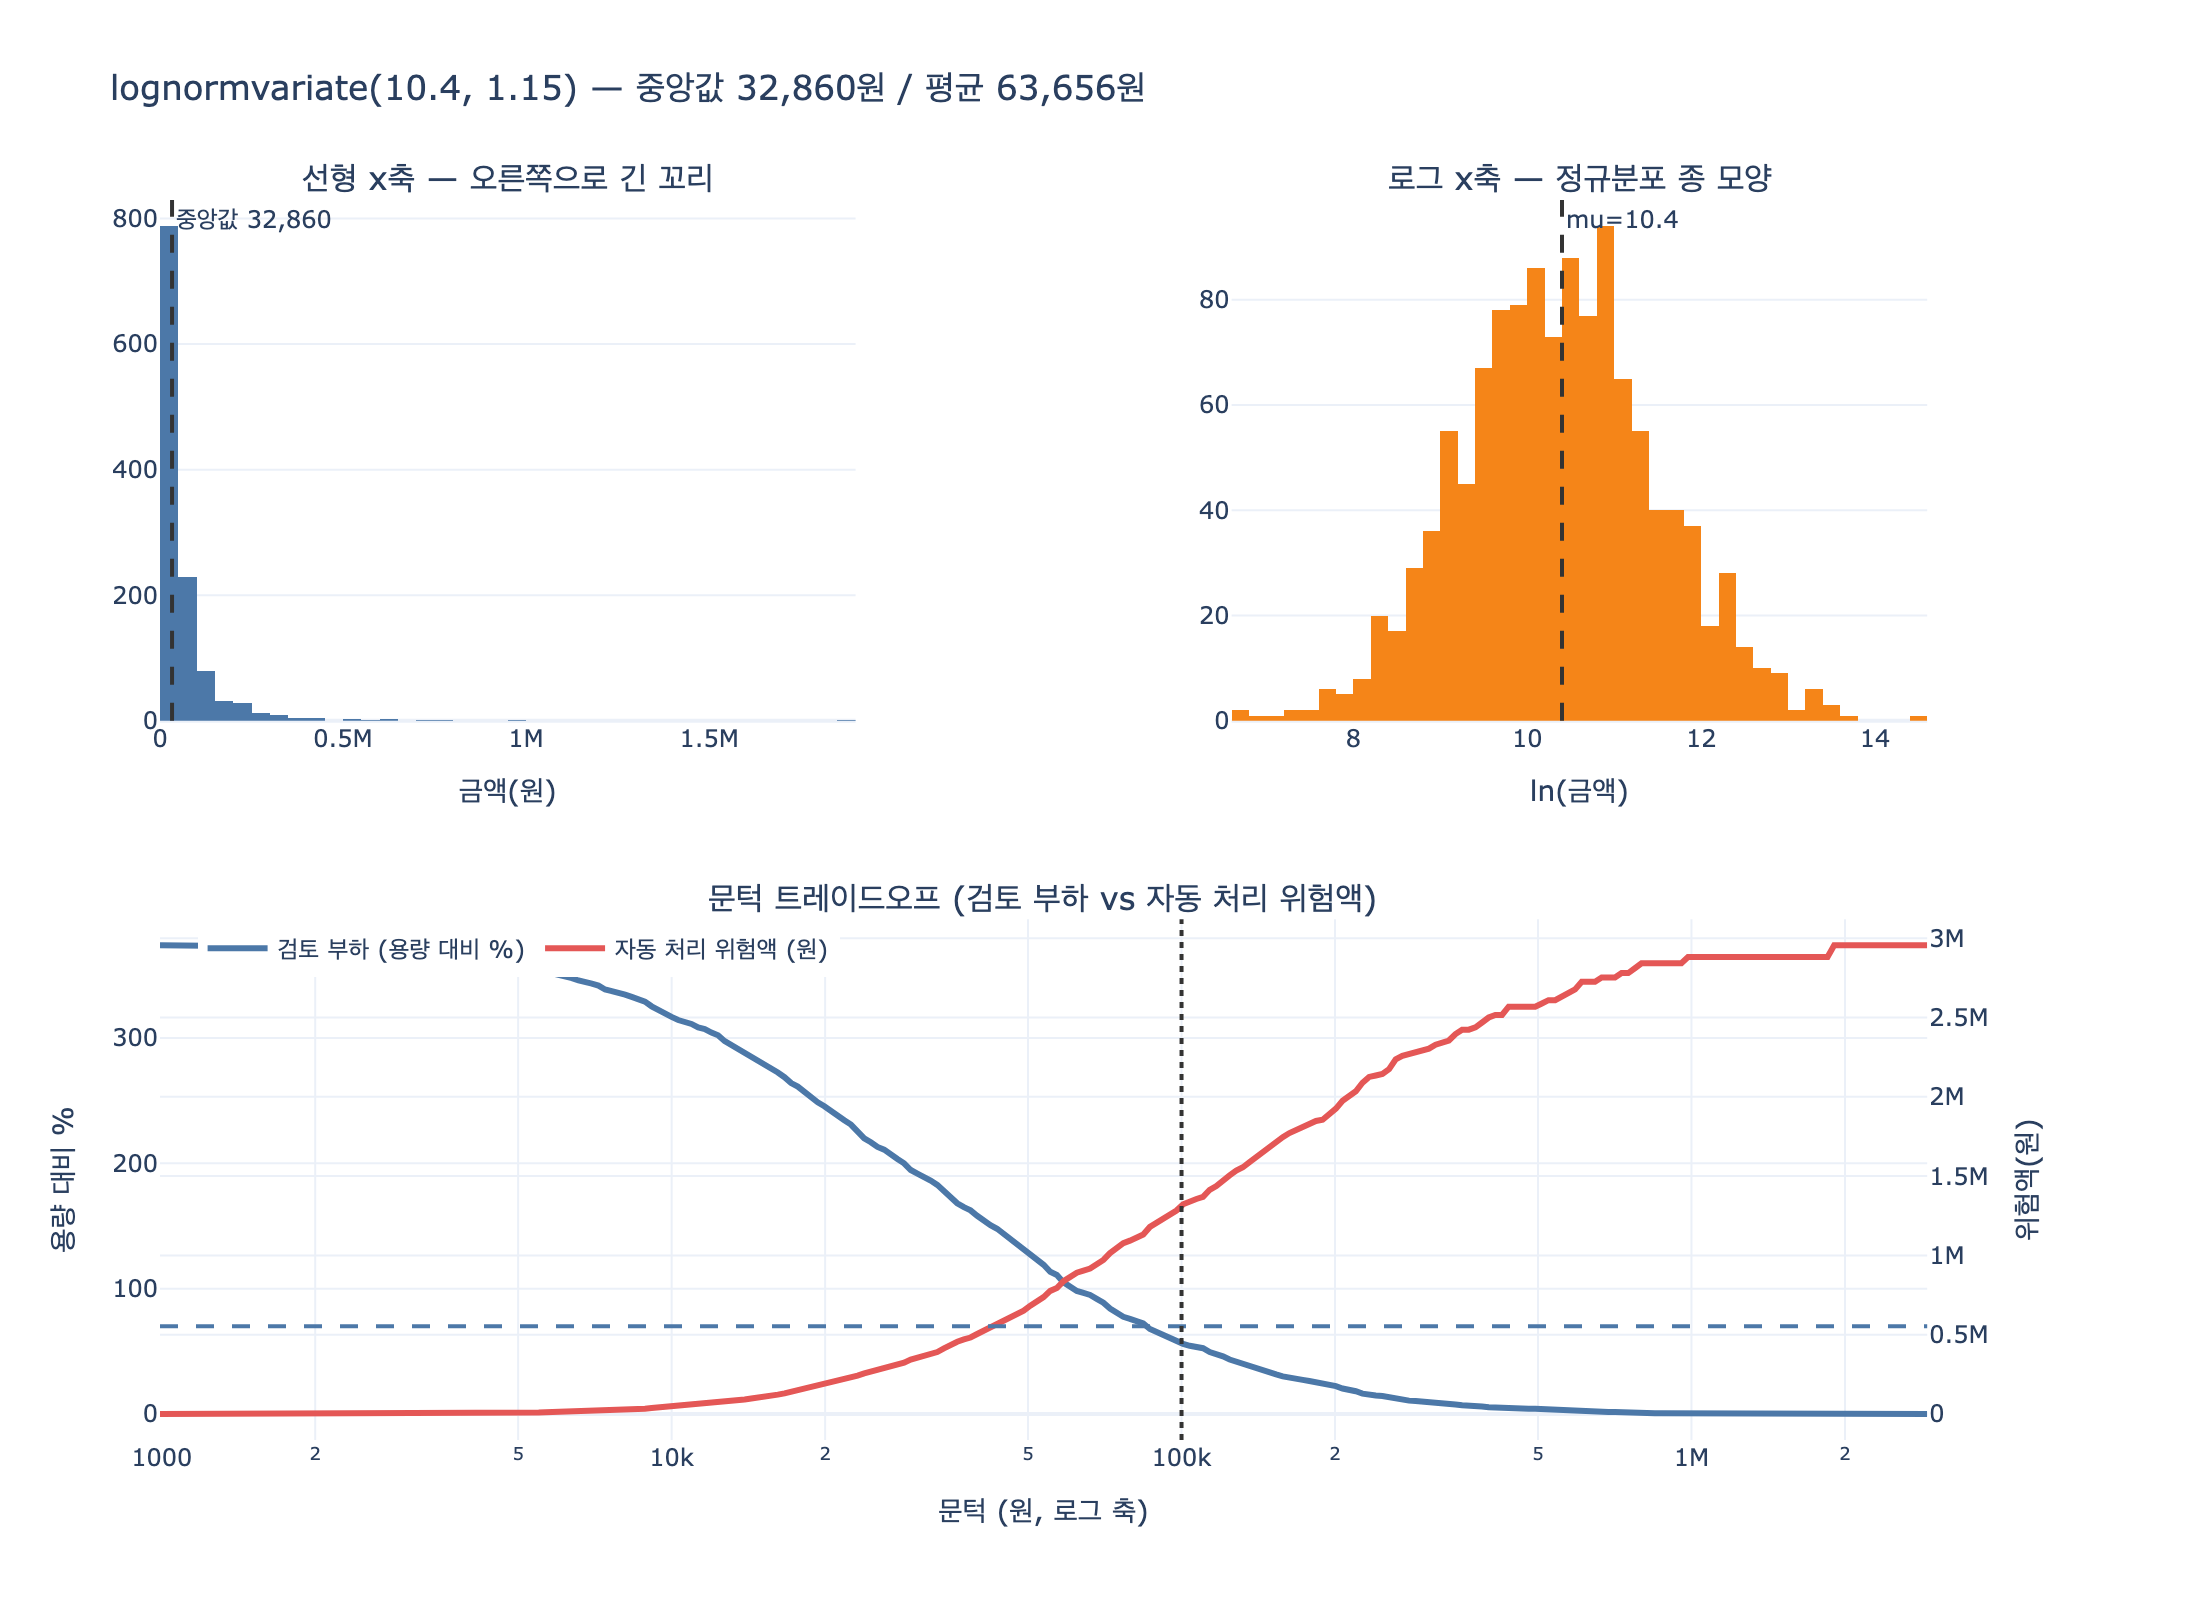

Write the Python code that produced this figure.
# 필요 패키지: plotly, kaleido  (pip install plotly kaleido)
# 표준 라이브러리만으로도 통계 계산 부분은 동작한다. 시각화 셀만 plotly가 필요하다.

# %% [markdown]
# # `lognormvariate(10.4, 1.15)` 뜯어보기
#
# `ex3_gate_policy.py`는 하루치 환불 요청 금액을 **로그정규분포**로 만든다.
#
# ```python
# def day(seed=7, n=1200):
#     rng = random.Random(seed)
#     return [int(rng.lognormvariate(10.4, 1.15)) for _ in range(n)]
# ```
#
# $X = e^{Z}$, $Z \sim \mathcal{N}(\mu, \sigma^2)$, $\mu = 10.4$, $\sigma = 1.15$.
#
# 이 노트북은 네 단계로 확인한다.
#
# 1. 표본 생성 (시드 고정)
# 2. 히스토그램 — 선형 x축 vs 로그 x축
# 3. 이론값(중앙값 $e^{\mu}$, 평균 $e^{\mu+\sigma^2/2}$)과 표본 통계 비교
# 4. 문턱별 초과 비율(생존함수) — "10만 원 문턱이면 몇 %가 사람에게 가는가"

# %%
import math
import random
import statistics
from pathlib import Path

import plotly.graph_objects as go
from plotly.subplots import make_subplots


def _show(fig):
    try:
        from IPython import get_ipython

        if get_ipython() is not None:
            fig.show()
    except ImportError:
        pass


MU = 10.4
SIGMA = 1.15
HERE = Path(__file__).parent if "__file__" in globals() else Path.cwd()
print(f"mu={MU}, sigma={SIGMA}")
# 출력: mu=10.4, sigma=1.15

# %% [markdown]
# ## 1. 표본 생성 — 원본 코드 그대로
#
# `random.Random(7)`로 시드를 고정하므로 누가 몇 번을 돌려도 같은 표가 나온다.
# 정책 문서에 실릴 숫자는 재현 가능해야 한다.

# %%
def day(seed=7, n=1200):
    """하루치 환불 요청. 금액은 소액이 많고 고액이 드물다."""
    rng = random.Random(seed)
    return [int(rng.lognormvariate(MU, SIGMA)) for _ in range(n)]


amounts = day()
print(f"건수      : {len(amounts):,}")
print(f"합계      : {sum(amounts):,}원")
print(f"최소 / 최대: {min(amounts):,}원 / {max(amounts):,}원")
print(f"앞 10건    : {[f'{a:,}' for a in amounts[:10]]}")
# 출력: 건수      : 1,200
# 출력: 합계      : 73,893,625원
# 출력: 최소 / 최대: 802원 / 1,863,427원
# 출력: 앞 10건    : ['21,822', '45,298', '36,739', '5,595', '6,560',
#                     '13,904', '12,638', '42,282', '88,922', '14,830']

# %% [markdown]
# 최소 802원, 최대 186만 원. **2,300배** 차이다.
# 정규분포에서는 절대 나올 수 없는 폭이고, 바로 이 폭 때문에
# "문턱을 어디에 둘 것인가"가 의미 있는 질문이 된다.

# %% [markdown]
# ## 2. 히스토그램 — 선형 x축 vs 로그 x축
#
# 같은 데이터를 두 가지 축으로 본다.
#
# - **선형 축**: 왼쪽에 벽처럼 몰리고 오른쪽으로 꼬리가 길게 늘어진다 (우편향).
# - **로그 축**: $\log X \sim \mathcal{N}(\mu, \sigma^2)$이므로 **종 모양**으로 펴진다.
#
# 로그 축에서 종 모양이 나오면 "이 데이터는 로그정규분포다"의 눈으로 하는 검사가 된다.

# %%
log_amounts = [math.log(a) for a in amounts]

fig_hist = make_subplots(
    rows=1,
    cols=2,
    subplot_titles=("선형 x축 — 오른쪽 꼬리", "로그 x축 — 종 모양"),
)
fig_hist.add_trace(
    go.Histogram(x=amounts, nbinsx=80, name="금액", marker_color="#4C78A8"),
    row=1,
    col=1,
)
fig_hist.add_trace(
    go.Histogram(x=log_amounts, nbinsx=50, name="ln(금액)", marker_color="#F58518"),
    row=1,
    col=2,
)
fig_hist.add_vline(
    x=MU, line_dash="dash", line_color="#333",
    annotation_text=f"mu={MU}", row=1, col=2,
)
fig_hist.update_xaxes(title_text="금액(원)", row=1, col=1)
fig_hist.update_xaxes(title_text="ln(금액)", row=1, col=2)
fig_hist.update_layout(
    title_text="lognormvariate(10.4, 1.15) 표본 1,200건",
    showlegend=False,
    height=420,
    template="plotly_white",
)
_show(fig_hist)
print("선형축 히스토그램: 왼쪽 벽 + 긴 오른쪽 꼬리 / 로그축: 대칭 종 모양")
# 출력: 선형축 히스토그램: 왼쪽 벽 + 긴 오른쪽 꼬리 / 로그축: 대칭 종 모양

# %% [markdown]
# ## 3. 이론값 vs 표본 통계
#
# | 통계량 | 공식 |
# |---|---|
# | 최빈값 | $e^{\mu - \sigma^2}$ |
# | 중앙값 | $e^{\mu}$ |
# | 평균 | $e^{\mu + \sigma^2/2}$ |
# | 표준편차 | $e^{\mu+\sigma^2/2}\sqrt{e^{\sigma^2}-1}$ |
#
# 평균이 **$e^{\mu}$가 아니라** $e^{\mu+\sigma^2/2}$라는 점이 핵심이다.
# 지수함수가 볼록해서 $E[e^Z] > e^{E[Z]}$ (옌센 부등식)가 되기 때문이다.

# %%
mode_t = math.exp(MU - SIGMA**2)
median_t = math.exp(MU)
mean_t = math.exp(MU + SIGMA**2 / 2)
sd_t = mean_t * math.sqrt(math.exp(SIGMA**2) - 1)

mean_s = statistics.mean(amounts)
median_s = statistics.median(amounts)
sd_s = statistics.stdev(amounts)

print(f"{'통계량':<10}{'이론값':>14}{'표본값':>14}")
print("-" * 38)
print(f"{'최빈값':<10}{mode_t:>14,.0f}{'-':>14}")
print(f"{'중앙값':<10}{median_t:>14,.0f}{median_s:>14,.0f}")
print(f"{'평균':<10}{mean_t:>14,.0f}{mean_s:>14,.0f}")
print(f"{'표준편차':<10}{sd_t:>14,.0f}{sd_s:>14,.0f}")
print(f"\n평균 / 중앙값 = {mean_t / median_t:.2f}배  ← 우편향의 지문")
# 출력: 통계량                  이론값           표본값
# 출력: --------------------------------------
# 출력: 최빈값                8,756             -
# 출력: 중앙값               32,860        31,966
# 출력: 평균                 63,656        61,578
# 출력: 표준편차            105,615       103,311
# 출력:
# 출력: 평균 / 중앙값 = 1.94배  ← 우편향의 지문

# %% [markdown]
# **최빈값 8.8천 < 중앙값 3.3만 < 평균 6.4만.**
#
# "평균 환불 금액 6.4만 원"이라는 요약만 보고 문턱을 6만 원에 두면
# 절반쯤 걸릴 것 같지만, 실제로는 **약 30%**만 걸린다.
# 평균은 소수의 고액 건이 끌어올린 값이다.

# %% [markdown]
# ### 분위수
#
# $p$ 분위수는 정규분포표만 있으면 손으로도 나온다.
#
# $$x_p = e^{\mu + \sigma z_p}, \qquad z_p = \Phi^{-1}(p)$$

# %%
ND = statistics.NormalDist()
print(f"{'분위수':>8}{'z_p':>9}{'이론값(원)':>14}{'표본값(원)':>14}")
print("-" * 45)
srt = sorted(amounts)
for p in (0.01, 0.10, 0.25, 0.50, 0.75, 0.90, 0.99):
    z = ND.inv_cdf(p)
    theory = math.exp(MU + SIGMA * z)
    sample = srt[min(int(p * len(srt)), len(srt) - 1)]
    print(f"{p:>8.0%}{z:>9.3f}{theory:>14,.0f}{sample:>14,.0f}")
# 출력:      분위수      z_p        이론값(원)        표본값(원)
# 출력: ---------------------------------------------
# 출력:       1%   -2.326         2,264         2,314
# 출력:      10%   -1.282         7,527         7,758
# 출력:      25%   -0.674        15,129        15,010
# 출력:      50%    0.000        32,860        31,981
# 출력:      75%    0.674        71,372        67,576
# 출력:      90%    1.282       143,456       138,920
# 출력:      99%    2.326       477,013       523,825

# %% [markdown]
# ## 4. 문턱별 초과 비율 — 생존함수
#
# 승인 관문의 실전 질문은 하나다.
#
# > 문턱을 $t$에 두면 하루 1,200건 중 몇 건이 사람에게 가는가?
#
# $$P(X \ge t) = 1 - \Phi\!\left(\frac{\ln t - \mu}{\sigma}\right)$$
#
# 그리고 `ex3_gate_policy.py`의 용량 설정은:
# 검토 3분 × 담당자 2명 × 480분 ⇒ **하루 320건 / 960분**.
# 규칙은 "검토 부하가 용량의 70%를 넘지 않는 문턱 중 가장 낮은 것".

# %%
REVIEW_MINUTES = 3
REVIEWERS = 2
WORK_MINUTES = 8 * 60
ERROR_RATE = 0.04
CAPACITY = REVIEWERS * WORK_MINUTES  # 960분


def survival(t):
    if t <= 0:
        return 1.0
    return 1.0 - ND.cdf((math.log(t) - MU) / SIGMA)


THRESHOLDS = [0, 50_000, 100_000, 300_000, 1_000_000, 10**9]
rows = []
print(f"{'문턱':>12}{'이론 초과율':>12}{'사람이 볼 건수':>14}"
      f"{'검토 시간':>11}{'용량 대비':>10}{'자동 위험액':>14}")
print("-" * 75)
for t in THRESHOLDS:
    reviewed = [a for a in amounts if a >= t]
    auto = [a for a in amounts if a < t]
    load = len(reviewed) * REVIEW_MINUTES
    risk = sum(auto) * ERROR_RATE
    ratio = load / CAPACITY
    label = "전부 사람" if t == 0 else ("전부 자동" if t == 10**9 else f"{t:,}원")
    rows.append((label, t, len(reviewed), ratio, risk))
    print(f"{label:>12}{survival(t):>12.2%}{len(reviewed):>14}"
          f"{load:>10}분{ratio:>10.0%}{risk:>13,.0f}원")
# 출력:           문턱      이론 초과율      사람이 볼 건수      검토 시간     용량 대비        자동 위험액
# 출력: ---------------------------------------------------------------------------
# 출력:        전부 사람     100.00%          1200      3600분      375%            0원
# 출력:      50,000원      35.75%           412      1236분      129%      672,804원
# 출력:     100,000원      16.66%           183       549분       57%    1,306,610원
# 출력:     300,000원       2.72%            32        96분       10%    2,291,931원
# 출력:   1,000,000원       0.15%             1         3분        0%    2,881,208원
# 출력:        전부 자동       0.00%             0         0분        0%    2,955,745원

# %% [markdown]
# 이론 초과율과 표본 건수가 잘 맞는다 (10만 원: 이론 16.66% → 200건 기대, 표본 183건).
#
# **결론**: 70% 기준을 만족하는 가장 낮은 문턱은 **10만 원**(용량의 57%)이다.
# 5만 원은 129%로 초과 — 밀린 건이 쌓이고, 담당자가 대충 보기 시작하고,
# 결국 "전부 자동"과 같아진다. 사람을 갈아 넣고 효과는 0인 상태.

# %%
# 문턱을 연속적으로 훑으며 "용량 대비 부하"와 "자동 처리 위험액"의 트레이드오프를 그린다.
grid = [math.exp(x / 100) for x in range(int(100 * math.log(1000)),
                                          int(100 * math.log(3_000_000)), 3)]
load_pct, risk_won, n_reviewed = [], [], []
srt_amounts = sorted(amounts)
total = sum(amounts)
for t in grid:
    # sorted 배열에서 t 미만 건수/합계를 누적으로 구한다
    n_auto = sum(1 for a in srt_amounts if a < t)
    s_auto = sum(a for a in srt_amounts if a < t)
    n_rev = len(amounts) - n_auto
    n_reviewed.append(n_rev)
    load_pct.append(n_rev * REVIEW_MINUTES / CAPACITY * 100)
    risk_won.append(s_auto * ERROR_RATE)

fig_tr = make_subplots(specs=[[{"secondary_y": True}]])
fig_tr.add_trace(
    go.Scatter(x=grid, y=load_pct, name="검토 부하 (용량 대비 %)",
               line=dict(color="#4C78A8", width=3)),
    secondary_y=False,
)
fig_tr.add_trace(
    go.Scatter(x=grid, y=risk_won, name="자동 처리 위험액 (원)",
               line=dict(color="#E45756", width=3)),
    secondary_y=True,
)
fig_tr.add_hline(y=70, line_dash="dash", line_color="#4C78A8",
                 annotation_text="용량 70% 상한", secondary_y=False)
fig_tr.add_vline(x=100_000, line_dash="dot", line_color="#333",
                 annotation_text="10만 원 문턱")
fig_tr.update_xaxes(type="log", title_text="문턱 (원, 로그 축)")
fig_tr.update_yaxes(title_text="검토 부하 (용량 대비 %)", secondary_y=False)
fig_tr.update_yaxes(title_text="자동 처리 위험액 (원)", secondary_y=True)
fig_tr.update_layout(
    title_text="문턱 트레이드오프 — 부하는 내려가고 위험액은 올라간다",
    height=420,
    template="plotly_white",
    legend=dict(orientation="h", y=1.12, x=0),
)
_show(fig_tr)

# %% [markdown]
# ## 정적 이미지 저장
#
# 위 두 그림을 세로로 합쳐 `expy.png`로 저장한다.

# %%
fig = make_subplots(
    rows=2,
    cols=2,
    specs=[
        [{"type": "xy"}, {"type": "xy"}],
        [{"type": "xy", "colspan": 2, "secondary_y": True}, None],
    ],
    subplot_titles=(
        "선형 x축 — 오른쪽으로 긴 꼬리",
        "로그 x축 — 정규분포 종 모양",
        "문턱 트레이드오프 (검토 부하 vs 자동 처리 위험액)",
    ),
    vertical_spacing=0.16,
)
fig.add_trace(go.Histogram(x=amounts, nbinsx=80, marker_color="#4C78A8",
                           showlegend=False), row=1, col=1)
fig.add_trace(go.Histogram(x=log_amounts, nbinsx=50, marker_color="#F58518",
                           showlegend=False), row=1, col=2)
fig.add_trace(go.Scatter(x=grid, y=load_pct, name="검토 부하 (용량 대비 %)",
                         line=dict(color="#4C78A8", width=3)),
              row=2, col=1, secondary_y=False)
fig.add_trace(go.Scatter(x=grid, y=risk_won, name="자동 처리 위험액 (원)",
                         line=dict(color="#E45756", width=3)),
              row=2, col=1, secondary_y=True)
fig.add_vline(x=median_t, line_dash="dash", line_color="#333",
              annotation_text=f"중앙값 {median_t:,.0f}", row=1, col=1)
fig.add_vline(x=MU, line_dash="dash", line_color="#333",
              annotation_text=f"mu={MU}", row=1, col=2)
fig.add_hline(y=70, line_dash="dash", line_color="#4C78A8",
              row=2, col=1, secondary_y=False)
fig.add_vline(x=100_000, line_dash="dot", line_color="#333",
              annotation_text="10만 원", row=2, col=1)
fig.update_xaxes(title_text="금액(원)", row=1, col=1)
fig.update_xaxes(title_text="ln(금액)", row=1, col=2)
fig.update_xaxes(type="log", title_text="문턱 (원, 로그 축)", row=2, col=1)
fig.update_yaxes(title_text="용량 대비 %", row=2, col=1, secondary_y=False)
fig.update_yaxes(title_text="위험액(원)", row=2, col=1, secondary_y=True)
fig.update_layout(
    title_text="lognormvariate(10.4, 1.15) — 중앙값 32,860원 / 평균 63,656원",
    height=800,
    width=1100,
    template="plotly_white",
    legend=dict(orientation="h", y=0.42, x=0.02),
)
_show(fig)

out = HERE / "expy.png"
fig.write_image(str(out), scale=2)
print(f"저장: {out}  ({out.stat().st_size:,} bytes)")
# 출력: 저장: .../expy.png  (253,328 bytes)

# %% [markdown]
# ## 한 줄 정리
#
# `lognormvariate(10.4, 1.15)`는 **중앙값 3.3만 원 / 평균 6.4만 원 / 최빈값 8.8천 원**의
# 우편향 금액 분포를 만든다. 소액이 압도적으로 많고 고액이 드물지만 합계에는 크게 기여한다.
#
# 금액은 여러 요인이 **곱셈적**으로 작용해 만들어지므로, 로그를 취하면 덧셈이 되고
# 중심극한정리에 의해 정규분포가 된다 — 이것이 로그정규분포를 쓰는 이론적 근거다.
#
# 이 꼬리 모양 덕분에 "검토 부하가 용량의 70%를 넘지 않는 가장 낮은 문턱"이라는
# 23.3절의 규칙이 **10만 원**이라는 구체적인 답으로 떨어진다.
